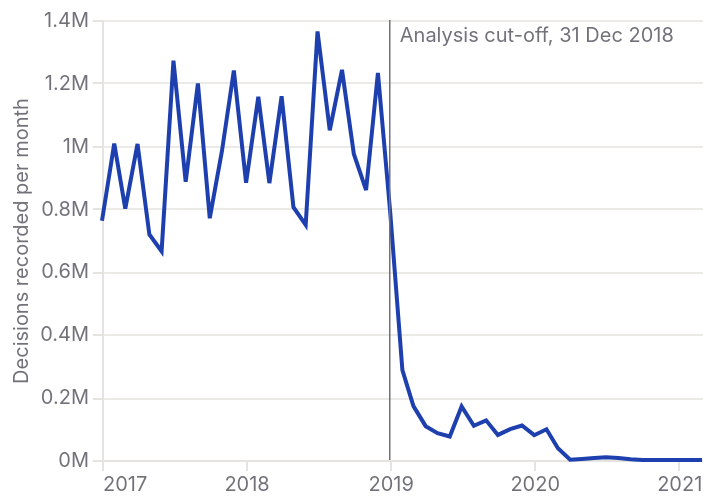

Vega-Lite specification stored for this chart:
### Vega-Lite specification from a JSON file in a GitHub repository (floating-point values rounded to 4 significant figures)
{"config": {"view": {"continuousWidth": 300, "continuousHeight": 300, "stroke": null}, "axis": {"domainColor": "#E5E3DF", "gridColor": "#E5E3DF", "gridWidth": 0.75, "labelColor": "#71717A", "labelFont": "Inter, Arial, sans-serif", "labelFontSize": 10, "tickColor": "#E5E3DF", "titleColor": "#71717A", "titleFont": "Inter, Arial, sans-serif", "titleFontSize": 10, "titleFontWeight": 400}, "background": "#FFFFFF", "font": "Inter, Arial, sans-serif", "legend": {"labelColor": "#27272A", "labelFont": "Inter, Arial, sans-serif", "labelFontSize": 10, "symbolStrokeWidth": 2, "titleColor": "#71717A", "titleFont": "Inter, Arial, sans-serif", "titleFontSize": 10, "titleFontWeight": 400}}, "layer": [{"mark": {"type": "line", "color": "#1E40AF", "strokeWidth": 2}, "encoding": {"tooltip": [{"field": "date", "format": "%b %Y", "title": "Month", "type": "temporal"}, {"field": "decisions", "format": ",.0f", "title": "Decisions", "type": "quantitative"}], "x": {"axis": {"format": "%Y", "grid": false, "tickCount": "year"}, "field": "date", "title": null, "type": "temporal"}, "y": {"axis": {"format": "~s", "tickCount": 5}, "field": "decisions", "title": "Decisions recorded per month", "type": "quantitative"}}}, {"mark": {"type": "point", "color": "#1E40AF", "filled": true, "opacity": 0, "size": 30}, "encoding": {"tooltip": [{"field": "date", "format": "%b %Y", "title": "Month", "type": "temporal"}, {"field": "decisions", "format": ",.0f", "title": "Decisions", "type": "quantitative"}], "x": {"axis": {"format": "%Y", "grid": false, "tickCount": "year"}, "field": "date", "title": null, "type": "temporal"}, "y": {"axis": {"format": "~s", "tickCount": 5}, "field": "decisions", "title": "Decisions recorded per month", "type": "quantitative"}}}, {"data": {"name": "data-537de2ece8c44cac722f2aab2cdb0c52"}, "mark": {"type": "rule", "color": "#71717A", "strokeWidth": 0.75}, "encoding": {"x": {"field": "date", "type": "temporal"}}}, {"data": {"name": "data-537de2ece8c44cac722f2aab2cdb0c52"}, "mark": {"type": "text", "align": "left", "color": "#71717A", "dx": 5, "font": "Inter, Arial, sans-serif", "fontSize": 10, "y": 8}, "encoding": {"text": {"field": "t", "type": "nominal"}, "x": {"field": "date", "type": "temporal"}}}], "data": {"name": "data-b7e157db2745de1d17c4acf97e87f2df"}, "height": 220, "width": "container", "$schema": "https://vega.github.io/schema/vega-lite/v6.4.1.json", "datasets": {"data-b7e157db2745de1d17c4acf97e87f2df": [{"month": "2017-01", "decisions": 761441, "date": "2017-01-01T00:00:00"}, {"month": "2017-02", "decisions": 1006756, "date": "2017-02-01T00:00:00"}, {"month": "2017-03", "decisions": 799930, "date": "2017-03-01T00:00:00"}, {"month": "2017-04", "decisions": 1005746, "date": "2017-04-01T00:00:00"}, {"month": "2017-05", "decisions": 717824, "date": "2017-05-01T00:00:00"}, {"month": "2017-06", "decisions": 664305, "date": "2017-06-01T00:00:00"}, {"month": "2017-07", "decisions": 1270647, "date": "2017-07-01T00:00:00"}, {"month": "2017-08", "decisions": 884962, "date": "2017-08-01T00:00:00"}, {"month": "2017-09", "decisions": 1198264, "date": "2017-09-01T00:00:00"}, {"month": "2017-10", "decisions": 769277, "date": "2017-10-01T00:00:00"}, {"month": "2017-11", "decisions": 984061, "date": "2017-11-01T00:00:00"}, {"month": "2017-12", "decisions": 1239123, "date": "2017-12-01T00:00:00"}, {"month": "2018-01", "decisions": 881938, "date": "2018-01-01T00:00:00"}, {"month": "2018-02", "decisions": 1155804, "date": "2018-02-01T00:00:00"}, {"month": "2018-03", "decisions": 880996, "date": "2018-03-01T00:00:00"}, {"month": "2018-04", "decisions": 1157519, "date": "2018-04-01T00:00:00"}, {"month": "2018-05", "decisions": 804284, "date": "2018-05-01T00:00:00"}, {"month": "2018-06", "decisions": 748028, "date": "2018-06-01T00:00:00"}, {"month": "2018-07", "decisions": 1363782, "date": "2018-07-01T00:00:00"}, {"month": "2018-08", "decisions": 1049137, "date": "2018-08-01T00:00:00"}, {"month": "2018-09", "decisions": 1241258, "date": "2018-09-01T00:00:00"}, {"month": "2018-10", "decisions": 973890, "date": "2018-10-01T00:00:00"}, {"month": "2018-11", "decisions": 858657, "date": "2018-11-01T00:00:00"}, {"month": "2018-12", "decisions": 1231850, "date": "2018-12-01T00:00:00"}, {"month": "2019-01", "decisions": 790239, "date": "2019-01-01T00:00:00"}, {"month": "2019-02", "decisions": 286163, "date": "2019-02-01T00:00:00"}, {"month": "2019-03", "decisions": 171585, "date": "2019-03-01T00:00:00"}, {"month": "2019-04", "decisions": 107670, "date": "2019-04-01T00:00:00"}, {"month": "2019-05", "decisions": 85586, "date": "2019-05-01T00:00:00"}, {"month": "2019-06", "decisions": 74757, "date": "2019-06-01T00:00:00"}, {"month": "2019-07", "decisions": 170532, "date": "2019-07-01T00:00:00"}, {"month": "2019-08", "decisions": 108792, "date": "2019-08-01T00:00:00"}, {"month": "2019-09", "decisions": 126224, "date": "2019-09-01T00:00:00"}, {"month": "2019-10", "decisions": 79767, "date": "2019-10-01T00:00:00"}, {"month": "2019-11", "decisions": 98065, "date": "2019-11-01T00:00:00"}, {"month": "2019-12", "decisions": 109817, "date": "2019-12-01T00:00:00"}, {"month": "2020-01", "decisions": 78944, "date": "2020-01-01T00:00:00"}, {"month": "2020-02", "decisions": 97910, "date": "2020-02-01T00:00:00"}, {"month": "2020-03", "decisions": 37356, "date": "2020-03-01T00:00:00"}, {"month": "2020-04", "decisions": 752, "date": "2020-04-01T00:00:00"}, {"month": "2020-05", "decisions": 3307, "date": "2020-05-01T00:00:00"}, {"month": "2020-06", "decisions": 6449, "date": "2020-06-01T00:00:00"}, {"month": "2020-07", "decisions": 8897, "date": "2020-07-01T00:00:00"}, {"month": "2020-08", "decisions": 6400, "date": "2020-08-01T00:00:00"}, {"month": "2020-09", "decisions": 2603, "date": "2020-09-01T00:00:00"}, {"month": "2020-10", "decisions": 32, "date": "2020-10-01T00:00:00"}, {"month": "2020-11", "decisions": 69, "date": "2020-11-01T00:00:00"}, {"month": "2020-12", "decisions": 245, "date": "2020-12-01T00:00:00"}, {"month": "2021-01", "decisions": 60, "date": "2021-01-01T00:00:00"}, {"month": "2021-02", "decisions": 7, "date": "2021-02-01T00:00:00"}, {"month": "2021-03", "decisions": 4, "date": "2021-03-01T00:00:00"}], "data-537de2ece8c44cac722f2aab2cdb0c52": [{"date": "2018-12-31T00:00:00", "t": "Analysis cut-off, 31 Dec 2018"}]}, "description": "Decisions recorded per month around the analysis cut-off."}
